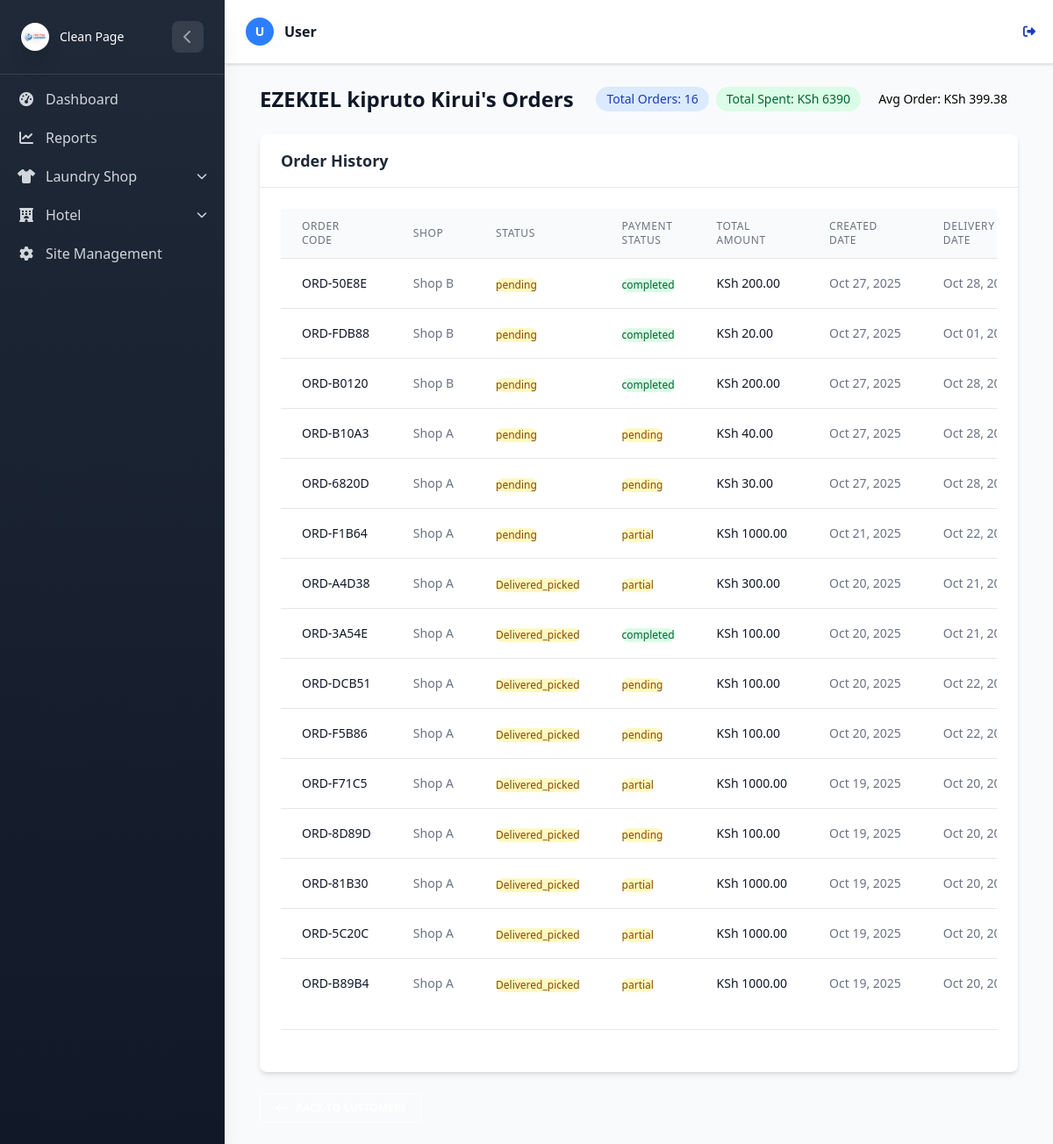
/Laundry/customer/1/orders/ (signed in), run on an earlier commit of the app's database.
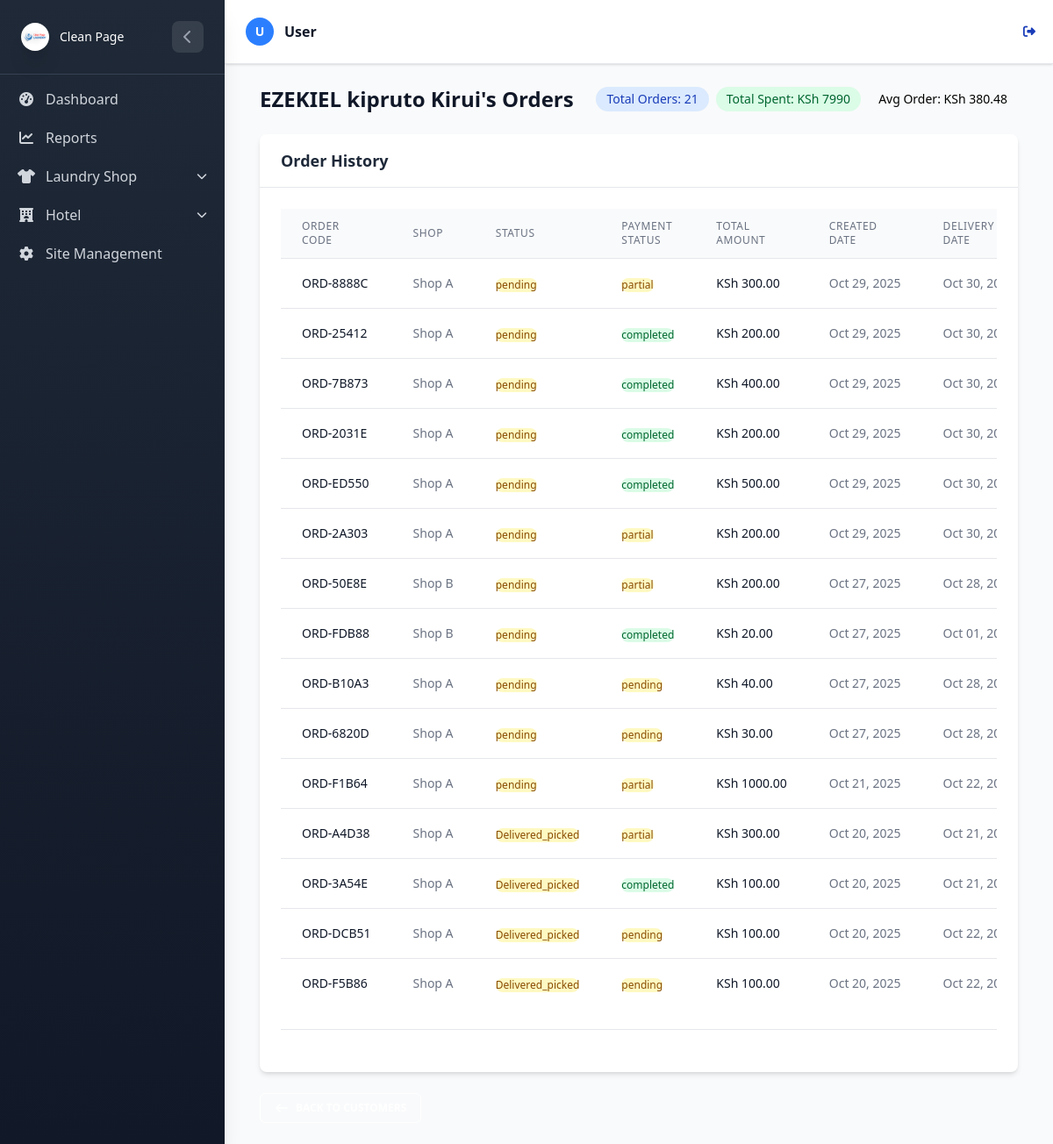
And on a later commit of the database.
### LaundryApp/models.py (models this page shows, shortened)
class Order(models.Model):
    customer = models.ForeignKey(
        Customer, on_delete=models.CASCADE, related_name='orders', db_index=True
    )
    uniquecode = models.CharField(max_length=10, unique=True, blank=True, editable=False)
    PAYMENT_TYPE_CHOICES = (
        ('cash', 'Cash'),
        ('mpesa', 'M-Pesa'),
        ('card', 'Credit/Debit Card'),
        ('bank_transfer', 'Bank Transfer'),
        ('other', 'Other'),
    )
    payment_type = models.CharField(max_length=50, choices=PAYMENT_TYPE_CHOICES,
                                    default='pending_payment', blank=True, db_index=True)
    PAYMENT_STATUS_CHOICES = (
        ('pending', 'pending'),
        ('completed', 'complete'),
        ('partial', 'partial'),
    )
    payment_status = models.CharField(max_length=50, choices=PAYMENT_STATUS_CHOICES,
                                      default='pending', blank=True, db_index=True)
    SHOP_CHOICE = (
        ('Shop A', 'Shop A'),
        ('Shop B', 'Shop B'),
    )
    shop = models.CharField(max_length=50, choices=SHOP_CHOICE, db_index=True)
    delivery_date = models.DateField(db_index=True)
    ORDER_STATUS_CHOICES = (
        ('pending', 'Pending'),
        ('Completed', 'Completed'),
        ('Delivered_picked', 'Delivered_picked'),
    )
    order_status = models.CharField(max_length=50, choices=ORDER_STATUS_CHOICES,
                                    default='pending', db_index=True)
    addressdetails = models.TextField(default='', blank=True)
    amount_paid = models.DecimalField(max_digits=12, decimal_places=2, default=0)
    total_price = models.DecimalField(max_digits=12, decimal_places=2, default=0, editable=False)
    balance = models.DecimalField(max_digits=12, decimal_places=2, default=0)
    created_at = models.DateTimeField(auto_now_add=True, db_index=True)
    created_by = models.ForeignKey(UserProfile, on_delete=models.SET_NULL, null=True, blank=True)
    previous_order_status = models.CharField(max_length=50, blank=True, null=True)
    class Meta:
        verbose_name = "Order"
        verbose_name_plural = "Orders"
        ordering = ['-created_at']
        indexes = [
            models.Index(fields=['order_status']),
            models.Index(fields=['payment_status']),
            models.Index(fields=['delivery_date']),
            models.Index(fields=['shop']),
        ]

### LaundryApp/View/customers.py (the view)
# urls.py: path('customer/<int:pk>/orders/', customers.customer_orders, name='customer_orders'),
@login_required
@shop_required
def customer_orders(request, pk):
    customer = get_object_or_404(Customer, pk=pk)
    if not check_customer_permission(request, customer):
        messages.error(request, "You don't have permission to view this customer's orders.")
        return redirect('laundry:customer_management')
    orders = customer.orders.all()
    orders = apply_order_permissions(orders, request)
    total_orders = orders.count()
    total_spent = orders.aggregate(total=Sum('total_price'))['total'] or 0
    avg_order_value = total_spent / total_orders if total_orders > 0 else 0
    paginator = Paginator(orders, 15)
    page_number = request.GET.get('page')
    try:
        page_obj = paginator.page(page_number)
    except PageNotAnInteger:
        page_obj = paginator.page(1)
    except EmptyPage:
        page_obj = paginator.page(paginator.num_pages)
    context = {
        'customer': customer,
        'orders': page_obj,
        'total_orders': total_orders,
        'total_spent': total_spent,
        'avg_order_value': avg_order_value,
    }
    return render(request, 'Customer/customer_orders.html', context)

### LaundryApp/context_processors.py (called while the page is built)
def active_shop(request):
    return {
        'active_shop_name': request.session.get('active_shop_name', None)
    }

### LaundryApp/views.py (called while the page is built)
def apply_order_permissions(queryset, request):
    if request.user.is_authenticated:
        return queryset
    return queryset.none()

def shop_required(view_func):
    @wraps(view_func)
    def _wrapped_view(request, *args, **kwargs):
        if not request.user.is_authenticated:
            messages.error(request, "Please log in to access this page.")
            return redirect('login')
        return view_func(request, *args, **kwargs)
    return _wrapped_view

def check_customer_permission(request, customer):
    return request.user.is_authenticated

### LaundryApp/templates/Customer/customer_orders.html (shortened to what the changed rows need)
{% extends "base.html" %}
{% block content %}
<div class="container mx-auto px-4 py-6">
    <div class="flex flex-col md:flex-row md:items-center md:justify-between mb-6">
        <h1 class="text-2xl font-bold text-gray-900 mb-4 md:mb-0">{{ customer.name }}'s Orders</h1>
        <div class="flex flex-wrap gap-2">
            <span class="inline-flex items-center px-3 py-1 rounded-full text-sm font-medium bg-blue-100 text-blue-800">
                Total Orders: {{ total_orders }}
            </span>
            <span
                class="inline-flex items-center px-3 py-1 rounded-full text-sm font-medium bg-green-100 text-green-800">
                Total Spent: KSh {{ total_spent }}
            </span>
            <span
                class="inline-flex items-center px-3 py-1 rounded-full text-sm font-medium bg-indigo-100 text-indigo-800">
                Avg Order: KSh {{ avg_order_value|floatformat:2 }}
            </span>
        </div>
    </div>
    <div class="bg-white shadow-md rounded-lg overflow-hidden">
        <div class="px-6 py-4 border-b border-gray-200">
            <h2 class="text-lg font-semibold text-gray-800">Order History</h2>
        </div>
        <div class="p-6">
            <div class="overflow-x-auto">
                <table class="min-w-full divide-y divide-gray-200">
                    <thead class="bg-gray-50">
                        <tr>
                            <th scope="col"
                                class="px-6 py-3 text-left text-xs font-medium text-gray-500 uppercase tracking-wider">
                                Order Code
                            </th>
                            <th scope="col"
                                class="px-6 py-3 text-left text-xs font-medium text-gray-500 uppercase tracking-wider">
                                Shop
                            </th>
                            <th scope="col"
                                class="px-6 py-3 text-left text-xs font-medium text-gray-500 uppercase tracking-wider">
                                Status
                            </th>
                            <th scope="col"
                                class="px-6 py-3 text-left text-xs font-medium text-gray-500 uppercase tracking-wider">
                                Payment Status
                            </th>
                            <th scope="col"
                                class="px-6 py-3 text-left text-xs font-medium text-gray-500 uppercase tracking-wider">
                                Total Amount
                            </th>
                            <th scope="col"
                                class="px-6 py-3 text-left text-xs font-medium text-gray-500 uppercase tracking-wider">
                                Created Date
                            </th>
                            <th scope="col"
                                class="px-6 py-3 text-left text-xs font-medium text-gray-500 uppercase tracking-wider">
                                Delivery Date
                            </th>
                        </tr>
                    </thead>
                    <tbody class="bg-white divide-y divide-gray-200">
                        {% for order in orders %}
                        <tr class="hover:bg-gray-50 transition-colors duration-150">
                            <td class="px-6 py-4 whitespace-nowrap text-sm font-medium text-gray-900">
                                {{ order.uniquecode }}
                            </td>
                            <td class="px-6 py-4 whitespace-nowrap text-sm text-gray-500">
                                {{ order.shop }}
                            </td>
                            <td class="px-6 py-4 whitespace-nowrap">
                                <span class="inline-flex items-center px-2.5 py-0.5 rounded-full text-xs font-medium
                                    {% if order.order_status == 'Completed' %}bg-green-100 text-green-800
                                    {% elif order.order_status == 'Delivered' %}bg-blue-100 text-blue-800
                                    {% else %}bg-yellow-100 text-yellow-800{% endif %}">
                                    {{ order.order_status }}
                                </span>
                            </td>
                            <td class="px-6 py-4 whitespace-nowrap">
                                <span class="inline-flex items-center px-2.5 py-0.5 rounded-full text-xs font-medium
                                    {% if order.payment_status == 'completed' %}bg-green-100 text-green-800
                                    {% else %}bg-yellow-100 text-yellow-800{% endif %}">
                                    {{ order.payment_status }}
                                </span>
                            </td>
                            <td class="px-6 py-4 whitespace-nowrap text-sm text-gray-900">
                                KSh {{ order.total_price }}
                            </td>
                            <td class="px-6 py-4 whitespace-nowrap text-sm text-gray-500">
                                {{ order.created_at|date:"M d, Y" }}
                            </td>
                            <td class="px-6 py-4 whitespace-nowrap text-sm text-gray-500">
                                {{ order.delivery_date|date:"M d, Y" }}
                            </td>
                        </tr>
                        {% empty %}
                        <tr>
                            <td colspan="7" class="px-6 py-4 text-center text-sm text-gray-500">
                                No orders found for this customer
                            </td>
                        </tr>
                        {% endfor %}
                    </tbody>
                </table>
            </div>
        </div>
    </div>
</div>
{% endblock %}

What changed in the data, as far as the page shows it:
removed Order: uniquecode "ORD-B0120", shop "Shop B", order_status "pending", payment_status "completed", total_price "200.00", created_at "Oct 27, 2025", delivery_date "Oct 28,…"
no longer on this page (row unchanged): Order: uniquecode "ORD-F71C5", shop "Shop A", order_status "Delivered_picked", payment_status "partial", total_price "1000.00", created_at "Oct 19, 2025", delivery_date "Oct 20,…"
no longer on this page (row unchanged): Order: uniquecode "ORD-8D89D", shop "Shop A", order_status "Delivered_picked", payment_status "pending", total_price "100.00", created_at "Oct 19, 2025", delivery_date "Oct 20,…"
no longer on this page (row unchanged): Order: uniquecode "ORD-81B30", shop "Shop A", order_status "Delivered_picked", payment_status "partial", total_price "1000.00", created_at "Oct 19, 2025", delivery_date "Oct 20,…"
no longer on this page (row unchanged): Order: uniquecode "ORD-5C20C", shop "Shop A", order_status "Delivered_picked", payment_status "partial", total_price "1000.00", created_at "Oct 19, 2025", delivery_date "Oct 20,…"
no longer on this page (row unchanged): Order: uniquecode "ORD-B89B4", shop "Shop A", order_status "Delivered_picked", payment_status "partial", total_price "1000.00", created_at "Oct 19, 2025", delivery_date "Oct 20,…"
added Order: uniquecode "ORD-8888C", shop "Shop A", order_status "pending", payment_status "partial", total_price "300.00", created_at "Oct 29, 2025", delivery_date "Oct 30,…"
added Order: uniquecode "ORD-25412", shop "Shop A", order_status "pending", payment_status "completed", total_price "200.00", created_at "Oct 29, 2025", delivery_date "Oct 30,…"
added Order: uniquecode "ORD-7B873", shop "Shop A", order_status "pending", payment_status "completed", total_price "400.00", created_at "Oct 29, 2025", delivery_date "Oct 30,…"
added Order: uniquecode "ORD-2031E", shop "Shop A", order_status "pending", payment_status "completed", total_price "200.00", created_at "Oct 29, 2025", delivery_date "Oct 30,…"
added Order: uniquecode "ORD-ED550", shop "Shop A", order_status "pending", payment_status "completed", total_price "500.00", created_at "Oct 29, 2025", delivery_date "Oct 30,…"
added Order: uniquecode "ORD-2A303", shop "Shop A", order_status "pending", payment_status "partial", total_price "200.00", created_at "Oct 29, 2025", delivery_date "Oct 30,…"
changed Order "ORD-50E8E": payment_status "completed" → "partial"
Also different on the page:
{{ total_orders }}: "16" → "21"
{{ total_spent }}: "6390" → "7990"
{{ avg_order_value|floatformat:2 }}: "399.38" → "380.48"
